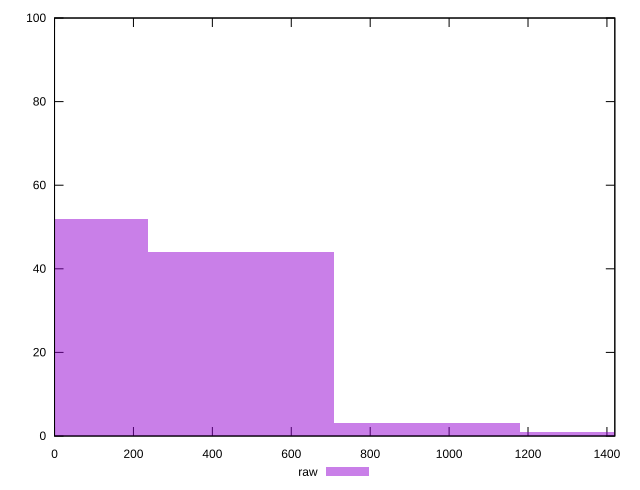

Recreate this plot in gnuplot.
reset

$raw <<EOF
472.2499508430029 44
944.4999016860058 3
0 52
1416.7498525290089 1
EOF

set key outside below
set boxwidth 472.2499508430029
set xrange [0:1420]
set yrange [0:100]
set trange [0:100]
set style fill transparent solid 0.5 noborder
set terminal svg size 640, 490 enhanced background rgb 'white'
set output "report/report_00029_2021-02-24T13-36-40.390Z/uses-http2/samples/music/raw/histogram.svg"

plot $raw title "raw" with boxes

reset
